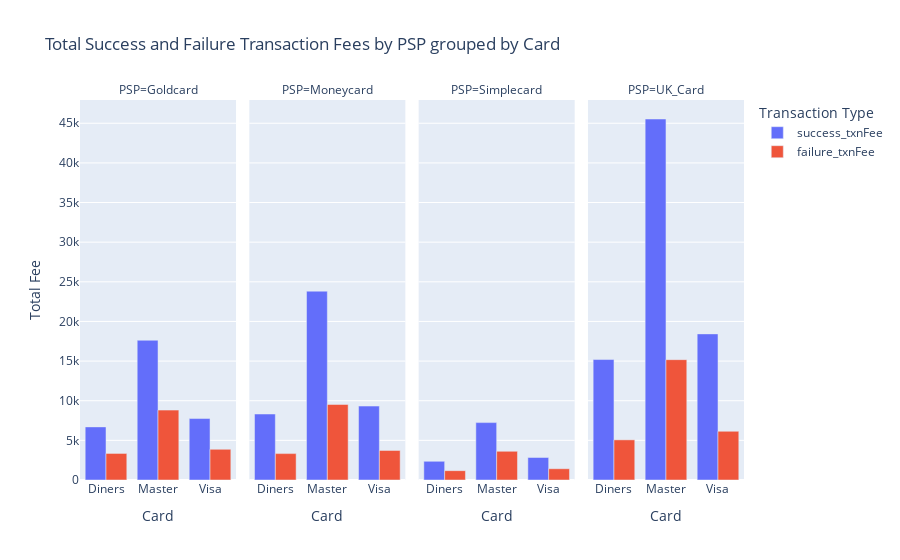

The notebook cell saved with this chart:
### Code cell
card_PSP = df3.groupby(["card","PSP"])[["success_txnFee","failure_txnFee"]].sum().reset_index()
card_PSP

fee_summary = card_PSP.melt(id_vars=['card', 'PSP'], value_vars=['success_txnFee', 'failure_txnFee'],
                      var_name='Transaction Type', value_name='Total Fee')
display(fee_summary.sample(5))

#Plotting grouped bar chart for total success and failure transaction fees by PSP grouped by Card
fig = px.bar(fee_summary, x='card', y='Total Fee', color='Transaction Type', facet_col='PSP', barmode='group',
             labels={'Total Fee': 'Total Fee', 'card': 'Card', 'PSP': 'PSP'},
             title='Total Success and Failure Transaction Fees by PSP grouped by Card')

fig.show()

### Figure 1 — Plotly figure (JSON) as saved in the notebook; plotly's stock layout.template omitted (floating-point values rounded to 4 significant figures)
{"data": [{"alignmentgroup": "True", "hovertemplate": "Transaction Type=success_txnFee<br>PSP=Goldcard<br>Card=%{x}<br>Total Fee=%{y}<extra></extra>", "legendgroup": "success_txnFee", "marker": {"color": "#636efa", "pattern": {"shape": ""}}, "name": "success_txnFee", "offsetgroup": "success_txnFee", "orientation": "v", "showlegend": true, "textposition": "auto", "type": "bar", "x": ["Diners", "Master", "Visa"], "xaxis": "x", "y": [6700, 17630, 7750], "yaxis": "y"}, {"alignmentgroup": "True", "hovertemplate": "Transaction Type=success_txnFee<br>PSP=Moneycard<br>Card=%{x}<br>Total Fee=%{y}<extra></extra>", "legendgroup": "success_txnFee", "marker": {"color": "#636efa", "pattern": {"shape": ""}}, "name": "success_txnFee", "offsetgroup": "success_txnFee", "orientation": "v", "showlegend": false, "textposition": "auto", "type": "bar", "x": ["Diners", "Master", "Visa"], "xaxis": "x2", "y": [8325, 23820, 9325], "yaxis": "y2"}, {"alignmentgroup": "True", "hovertemplate": "Transaction Type=success_txnFee<br>PSP=Simplecard<br>Card=%{x}<br>Total Fee=%{y}<extra></extra>", "legendgroup": "success_txnFee", "marker": {"color": "#636efa", "pattern": {"shape": ""}}, "name": "success_txnFee", "offsetgroup": "success_txnFee", "orientation": "v", "showlegend": false, "textposition": "auto", "type": "bar", "x": ["Diners", "Master", "Visa"], "xaxis": "x3", "y": [2356, 7241, 2842], "yaxis": "y3"}, {"alignmentgroup": "True", "hovertemplate": "Transaction Type=success_txnFee<br>PSP=UK_Card<br>Card=%{x}<br>Total Fee=%{y}<extra></extra>", "legendgroup": "success_txnFee", "marker": {"color": "#636efa", "pattern": {"shape": ""}}, "name": "success_txnFee", "offsetgroup": "success_txnFee", "orientation": "v", "showlegend": false, "textposition": "auto", "type": "bar", "x": ["Diners", "Master", "Visa"], "xaxis": "x4", "y": [15195, 45537, 18432], "yaxis": "y4"}, {"alignmentgroup": "True", "hovertemplate": "Transaction Type=failure_txnFee<br>PSP=Goldcard<br>Card=%{x}<br>Total Fee=%{y}<extra></extra>", "legendgroup": "failure_txnFee", "marker": {"color": "#EF553B", "pattern": {"shape": ""}}, "name": "failure_txnFee", "offsetgroup": "failure_txnFee", "orientation": "v", "showlegend": true, "textposition": "auto", "type": "bar", "x": ["Diners", "Master", "Visa"], "xaxis": "x", "y": [3350, 8815, 3875], "yaxis": "y"}, {"alignmentgroup": "True", "hovertemplate": "Transaction Type=failure_txnFee<br>PSP=Moneycard<br>Card=%{x}<br>Total Fee=%{y}<extra></extra>", "legendgroup": "failure_txnFee", "marker": {"color": "#EF553B", "pattern": {"shape": ""}}, "name": "failure_txnFee", "offsetgroup": "failure_txnFee", "orientation": "v", "showlegend": false, "textposition": "auto", "type": "bar", "x": ["Diners", "Master", "Visa"], "xaxis": "x2", "y": [3330, 9528, 3730], "yaxis": "y2"}, {"alignmentgroup": "True", "hovertemplate": "Transaction Type=failure_txnFee<br>PSP=Simplecard<br>Card=%{x}<br>Total Fee=%{y}<extra></extra>", "legendgroup": "failure_txnFee", "marker": {"color": "#EF553B", "pattern": {"shape": ""}}, "name": "failure_txnFee", "offsetgroup": "failure_txnFee", "orientation": "v", "showlegend": false, "textposition": "auto", "type": "bar", "x": ["Diners", "Master", "Visa"], "xaxis": "x3", "y": [1178, 3620.0, 1421], "yaxis": "y3"}, {"alignmentgroup": "True", "hovertemplate": "Transaction Type=failure_txnFee<br>PSP=UK_Card<br>Card=%{x}<br>Total Fee=%{y}<extra></extra>", "legendgroup": "failure_txnFee", "marker": {"color": "#EF553B", "pattern": {"shape": ""}}, "name": "failure_txnFee", "offsetgroup": "failure_txnFee", "orientation": "v", "showlegend": false, "textposition": "auto", "type": "bar", "x": ["Diners", "Master", "Visa"], "xaxis": "x4", "y": [5065, 15179, 6144], "yaxis": "y4"}], "layout": {"annotations": [{"font": {}, "showarrow": false, "text": "PSP=Goldcard", "x": 0.1175, "xanchor": "center", "xref": "paper", "y": 1, "yanchor": "bottom", "yref": "paper"}, {"font": {}, "showarrow": false, "text": "PSP=Moneycard", "x": 0.3725, "xanchor": "center", "xref": "paper", "y": 1, "yanchor": "bottom", "yref": "paper"}, {"font": {}, "showarrow": false, "text": "PSP=Simplecard", "x": 0.6275, "xanchor": "center", "xref": "paper", "y": 1, "yanchor": "bottom", "yref": "paper"}, {"font": {}, "showarrow": false, "text": "PSP=UK_Card", "x": 0.8825, "xanchor": "center", "xref": "paper", "y": 1, "yanchor": "bottom", "yref": "paper"}], "barmode": "group", "legend": {"title": {"text": "Transaction Type"}, "tracegroupgap": 0}, "title": {"text": "Total Success and Failure Transaction Fees by PSP grouped by Card"}, "xaxis": {"anchor": "y", "domain": [0, 0.235], "title": {"text": "Card"}}, "xaxis2": {"anchor": "y2", "domain": [0.255, 0.49], "matches": "x", "title": {"text": "Card"}}, "xaxis3": {"anchor": "y3", "domain": [0.51, 0.745], "matches": "x", "title": {"text": "Card"}}, "xaxis4": {"anchor": "y4", "domain": [0.765, 1.0], "matches": "x", "title": {"text": "Card"}}, "yaxis": {"anchor": "x", "domain": [0, 1], "title": {"text": "Total Fee"}}, "yaxis2": {"anchor": "x2", "domain": [0, 1], "matches": "y", "showticklabels": false}, "yaxis3": {"anchor": "x3", "domain": [0, 1], "matches": "y", "showticklabels": false}, "yaxis4": {"anchor": "x4", "domain": [0, 1], "matches": "y", "showticklabels": false}}}
